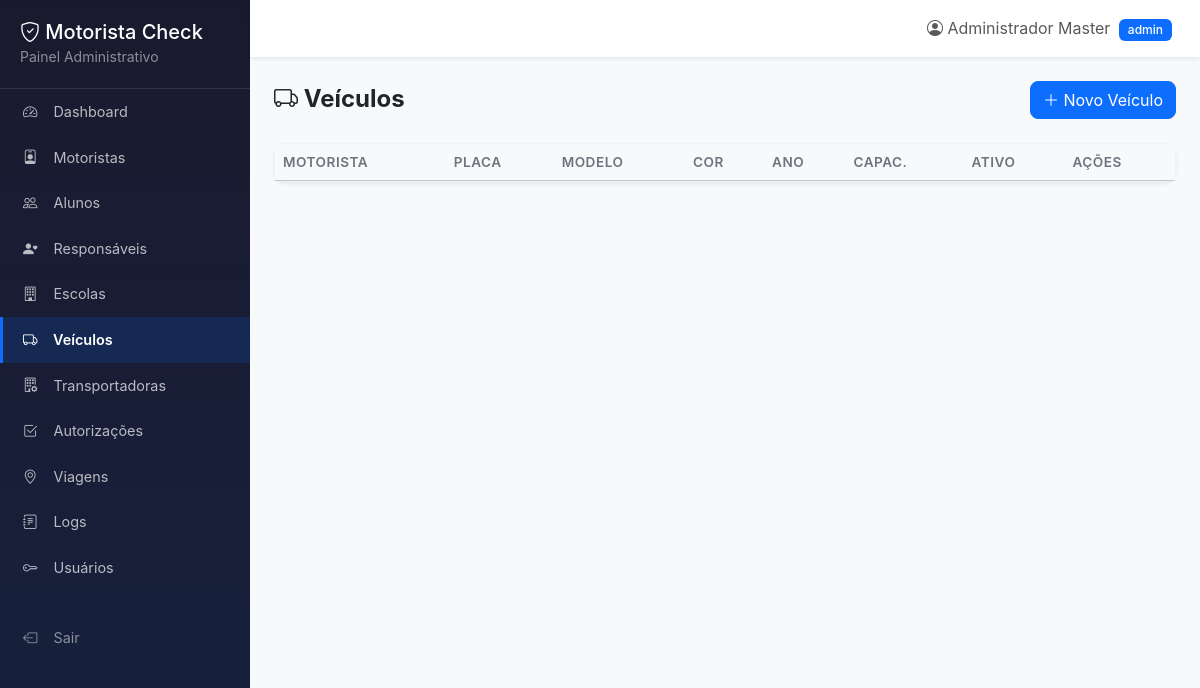
The page /public/admin/veiculos.php (signed in) on the database as committed earlier.
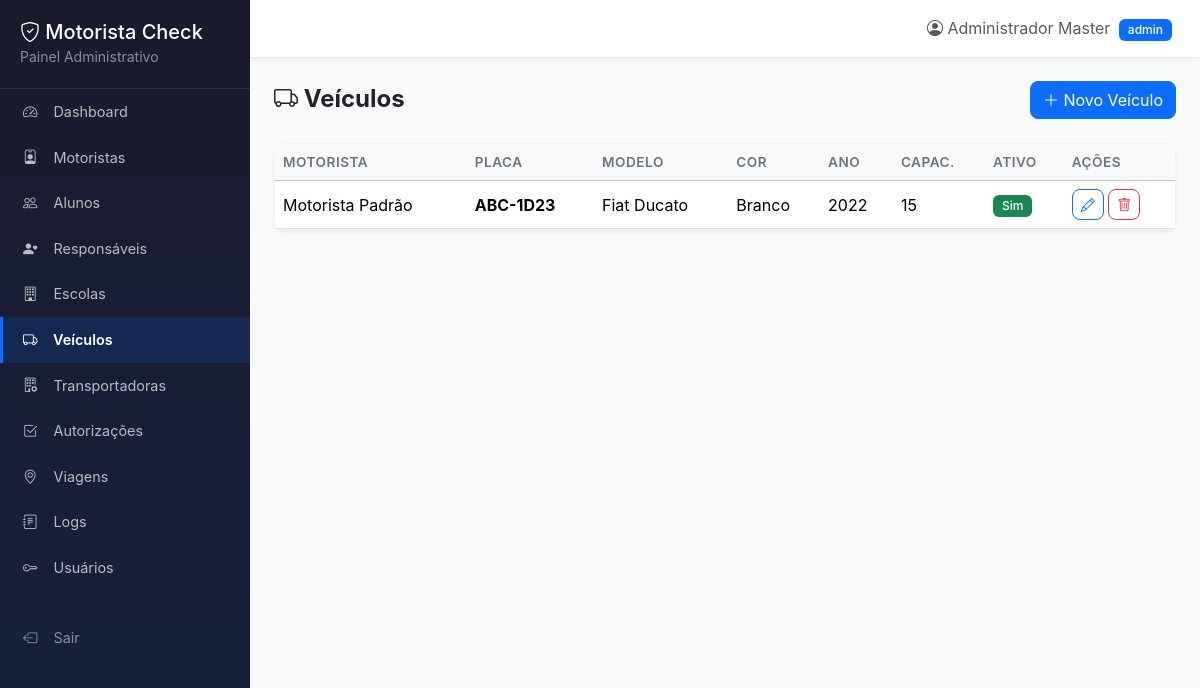
The same page on the database as committed later.
### tables this page shows
CREATE TABLE veiculos (
    id              INT AUTO_INCREMENT PRIMARY KEY,
    motorista_id    INT          NOT NULL,
    placa           VARCHAR(10)  NOT NULL UNIQUE,
    modelo          VARCHAR(100) NOT NULL,
    cor             VARCHAR(50)  NOT NULL,
    ano             INT          NULL,
    capacidade      INT          DEFAULT 1,
    ativo           TINYINT(1) DEFAULT 1,
    created_at      TIMESTAMP DEFAULT CURRENT_TIMESTAMP,
    updated_at      TIMESTAMP DEFAULT CURRENT_TIMESTAMP ON UPDATE CURRENT_TIMESTAMP,
    FOREIGN KEY (motorista_id) REFERENCES motoristas(id) ON DELETE CASCADE
);

CREATE TABLE usuarios (
    id              INT AUTO_INCREMENT PRIMARY KEY,
    perfil_id       INT          NOT NULL,
    nome            VARCHAR(150) NOT NULL,
    email           VARCHAR(255) NOT NULL UNIQUE,
    login           VARCHAR(100) NOT NULL UNIQUE,
    senha           VARCHAR(255) NOT NULL,
    ativo           TINYINT(1) DEFAULT 1,
    ultimo_acesso   DATETIME     NULL,
    created_at      TIMESTAMP DEFAULT CURRENT_TIMESTAMP,
    updated_at      TIMESTAMP DEFAULT CURRENT_TIMESTAMP ON UPDATE CURRENT_TIMESTAMP,
    FOREIGN KEY (perfil_id) REFERENCES perfis(id) ON DELETE RESTRICT
);

### src/models/Veiculo.php (called while the page is built, shortened)
<?php
class Veiculo
{
    public static function findAll(): array
    {
        $pdo = Database::getInstance();
        $stmt = $pdo->query("
            SELECT v.*, u.nome as motorista_nome
            FROM veiculos v
            JOIN motoristas m ON m.id = v.motorista_id
            JOIN usuarios u ON u.id = m.usuario_id
            ORDER BY v.placa
        ");
        return $stmt->fetchAll();
    }
}

### src/helpers/Security.php (called while the page is built, shortened)
<?php
class Security
{
    public static function h(mixed $value): string
    {
        return htmlspecialchars((string)$value, ENT_QUOTES | ENT_HTML5, 'UTF-8', false);
    }
}

### public/admin/veiculos.php (the view, shortened to what this page needs)
<?php
$veiculos = Veiculo::findAll();
$motoristas = Motorista::findAll();
$conteudo = '
<div class="d-flex justify-content-between align-items-center mb-4">
    <h4 class="fw-bold mb-0"><i class="bi bi-truck"></i> Veículos</h4>
    <button class="btn btn-primary" data-bs-toggle="modal" data-bs-target="#modalVeiculo"><i class="bi bi-plus-lg"></i> Novo Veículo</button>
</div>
<div class="card shadow-sm">
    <div class="card-body p-0">
        <div class="table-responsive">
            <table class="table table-hover mb-0 datatable">
                <thead class="table-light">
                    <tr><th>Motorista</th><th>Placa</th><th>Modelo</th><th>Cor</th><th>Ano</th><th>Capac.</th><th>Ativo</th><th>Ações</th></tr>
                </thead>
                <tbody>';
foreach ($veiculos as $v) {
    $conteudo .= '<tr>
        <td>' . Security::h($v['motorista_nome']) . '</td>
        <td><strong>' . Security::h($v['placa']) . '</strong></td>
        <td>' . Security::h($v['modelo']) . '</td>
        <td>' . Security::h($v['cor']) . '</td>
        <td>' . ($v['ano'] ?? '-') . '</td>
        <td>' . $v['capacidade'] . '</td>
        <td>' . ($v['ativo'] ? '<span class="badge bg-success">Sim</span>' : '<span class="badge bg-secondary">Não</span>') . '</td>
        <td>
            <button class="btn btn-sm btn-outline-primary" onclick="editarVeiculo(' . json_encode($v) . ')"><i class="bi bi-pencil"></i></button>
            <form method="POST" style="display:inline" onsubmit="return confirm(\'Excluir?\')">
                <input type="hidden" name="action" value="delete"><input type="hidden" name="id" value="' . $v['id'] . '">
                <button class="btn btn-sm btn-outline-danger"><i class="bi bi-trash"></i></button>
            </form>
        </td>
    </tr>';
}
$conteudo .= '
                </tbody>
            </table>
        </div>
    </div>
</div>
<div class="modal fade" id="modalVeiculo" tabindex="-1">
    <div class="modal-dialog">
        <form method="POST">
            <div class="modal-content">
                <div class="modal-header">
                    <h5 class="modal-title" id="modalVeiculoTitle">Novo Veículo</h5>
                    <button type="button" class="btn-close" data-bs-dismiss="modal"></button>
                </div>
                <div class="modal-body">
                    <input type="hidden" name="action" id="formVeiculoAction" value="create">
                    <input type="hidden" name="id" id="formVeiculoId" value="0">
                    <div class="mb-3">
                        <label class="form-label">Motorista *</label>
                        <select name="motorista_id" id="fVeiculoMotorista" class="form-select" required>';
foreach ($motoristas as $m) {
    $conteudo .= '<option value="' . $m['id'] . '">' . Security::h($m['nome']) . '</option>';
}
$conteudo .= '          </select>
                    </div>
                            <input type="number" name="ano" id="fVeiculoAno" class="form-control" min="2000" max="' . date('Y') . '">
                </div>
            </div>
        </form>
    </div>
</div>
';
require_once __DIR__ . '/../../views/layouts/admin.php';

Rows that differ between the two databases and show on the page:
added veiculos: usuarios.nome "Motorista Padrão", placa "ABC-1D23", modelo "Fiat Ducato", cor "Branco", ano "2022", capacidade "15", ativo "Sim"
